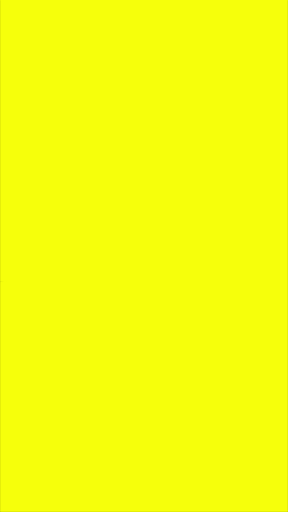

Rendered tile map (Tiled .tmx) drawn with the repository's tilesets; below, a short description and the full map source, tile grids included:
An orthogonal 9x16 tile map with 32x32 px tiles, 1 tile layer (Tile Layer 1).

<map version="1.4" tiledversion="1.4.3" orientation="orthogonal" renderorder="right-down" width="9" height="16" tilewidth="32" tileheight="32" infinite="0" nextlayerid="2" nextobjectid="1">
 <tileset firstgid="1" source="campaignBackgrounds.tsx" />
 <layer id="1" name="Tile Layer 1" width="9" height="16">
  <data encoding="csv">
51,52,53,54,55,56,57,58,59,
130,131,132,133,134,135,136,137,138,
209,210,211,212,213,214,215,216,217,
288,289,290,291,292,293,294,295,296,
367,368,369,370,371,372,373,374,375,
446,447,448,449,450,451,452,453,454,
525,526,527,528,529,530,531,532,533,
604,605,606,607,608,609,610,611,612,
683,684,685,686,687,688,689,690,691,
762,763,764,765,766,767,768,769,770,
841,842,843,844,845,846,847,848,849,
920,921,922,923,924,925,926,927,928,
999,1000,1001,1002,1003,1004,1005,1006,1007,
1078,1079,1080,1081,1082,1083,1084,1085,1086,
1157,1158,1159,1160,1161,1162,1163,1164,1165,
1236,1237,1238,1239,1240,1241,1242,1243,1244
</data>
 </layer>
</map>
